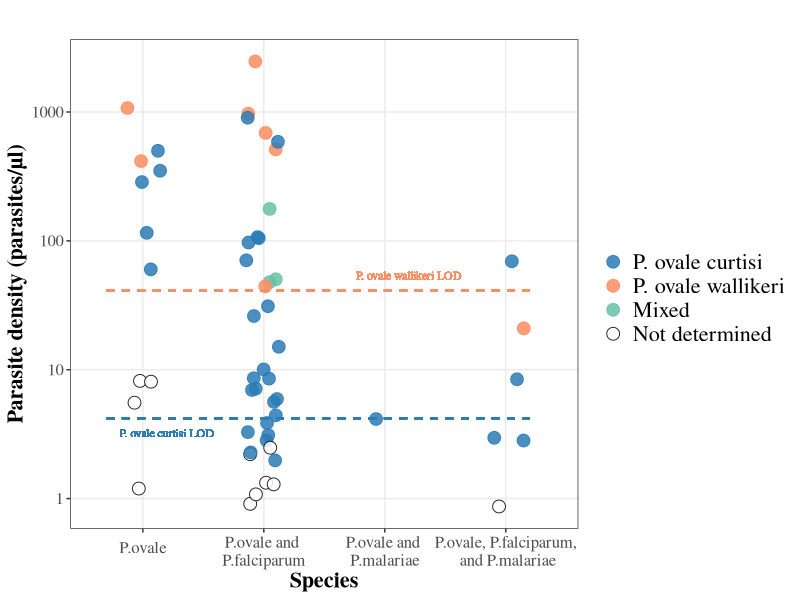

Source code (R):
########################################################################################################################################
#Programmer: Wenqiao He
#Last update: May 2024
#Purpose: P. ovale real-time PCR assays Analysis
########################################################################################################################################

#Loading packages for use
library(readxl)
library(ggplot2)

# Set working directory
setwd("C:/Users/wenqiao/Desktop/revision_Po qPCR assay_WH_jbp/Revision submission_2024_05_06")

#----------------------------------------------------------------------------------------------------------------------------------------
#----------------------------------------------------------------------------------------------------------------------------------------

# Field sample analysis and plotting##################################################################################################### 

##Loading data
DRC_Po <- read_excel("DRC_Po_field_samples_upload.xlsx")

##Calculating average Cq values
DRC_Po$Cq_mean_18S <- rowMeans(DRC_Po[, c("Cq1_18S", "Cq2_18S")], na.rm = TRUE)

DRC_Po$Cq_mean_Poc <- rowMeans(DRC_Po[, c("Cq1_Poc", "Cq2_Poc")], na.rm = TRUE)

DRC_Po$Cq_mean_Pow <- rowMeans(DRC_Po[, c("Cq1_Pow", "Cq2_Pow")], na.rm = TRUE)

##Determine P. ovale species 
DRC_Po <- DRC_Po |> dplyr::mutate(Diagnosis = dplyr::case_when(Cq_mean_Poc < 45 & Cq_mean_Pow < 45 ~ "Mixed",
                                                     Cq_mean_Poc < 45 ~ "P. ovale curtisi",
                                                     Cq_mean_Pow < 45 ~ "P. ovale wallikeri",
                                                     .default = "Not determined"))

##Making figure
Po_diagnosis <-ggplot(DRC_Po, aes(y=`Parasite_density_18S`, x=Species, colour=Diagnosis,fill=Diagnosis))+
  geom_point(position=position_jitter(w=0.15,height = 0),size=4,shape=21,alpha=0.85)+
  guides(fill=guide_legend(title=" "))+
  labs(title=" ",shape=" ",colour=" ")+
  xlab("Species")+
  ylab("Parasite density (parasites/µl)")+
  theme_bw()+
  theme(panel.grid.minor = element_blank())+
  theme(text=element_text(family="serif"),title=element_text(size=16,face="bold"))+
  geom_segment(aes(y=4.2,x=0.7,yend=4.2,xend=4.2),linetype = "dashed",size=0.65, colour ="#2c7bb6")+
  geom_segment(aes(y=41.2,x=0.7,yend=41.2,xend=4.2),linetype = "dashed",size=0.65, colour ="#fc8d62")+
  scale_x_discrete(labels=c("P.ovale","P.ovale and \nP.falciparum","P.ovale and \nP.malariae","P.ovale, P.falciparum,\n and P.malariae"))+
  scale_y_log10()+
  theme(axis.text.x = element_text(angle=0, hjust=0.5, vjust=0.7,size=12),axis.text.y = element_text(size=12),legend.text = element_text(size = 16))+
  geom_text(aes(x=1.2,y=3.2, label='P. ovale curtisi LOD'),size=3,family="serif",color="#2c7bb6")+
  geom_text(aes(x=3.2,y=53.6, label='P. ovale wallikeri LOD'),size=3,family="serif",color="#fc8d62")+
  scale_color_manual(breaks=c("P. ovale curtisi","P. ovale wallikeri","Mixed","Not determined"),values=c("#2c7bb6", "#fc8d62", "#66c2a5", "black"))+
  scale_fill_manual(breaks=c("P. ovale curtisi","P. ovale wallikeri","Mixed","Not determined"), values=c("#2c7bb6", "#fc8d62", "#66c2a5", "white"))

print(Po_diagnosis)
